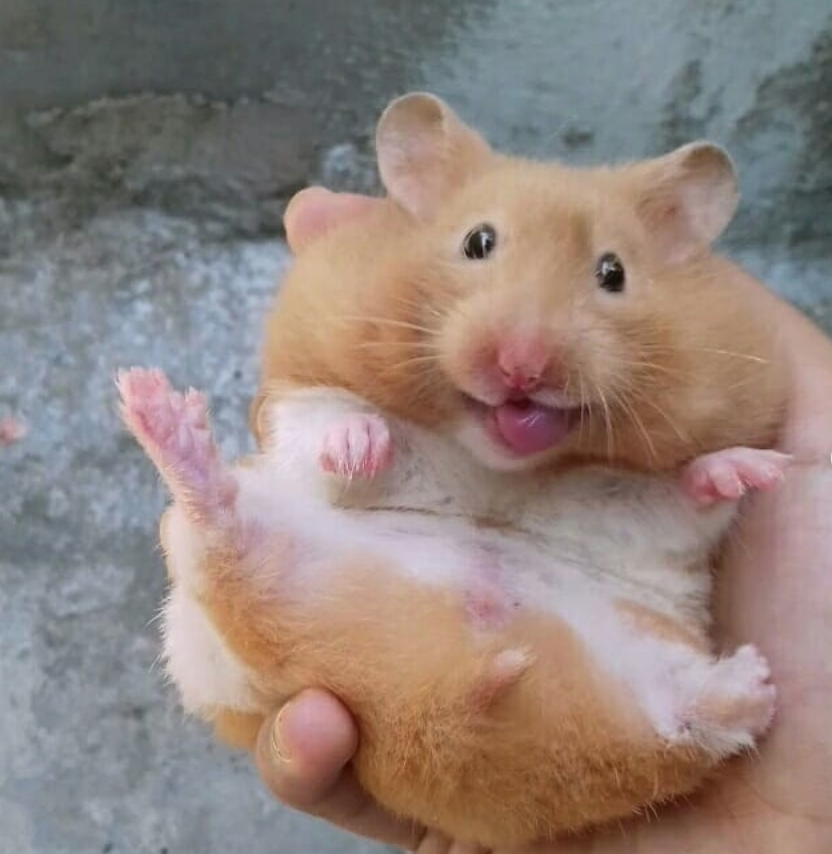
//> input picture imgs/src.png, 832 x 854 px
$ ./main   (built with g++ and OpenCV 4)
//> lines starting //> are read from the running program, lines starting //| are printed output that depends on the picture; after the words box and inside, x2 and y2 are one past the last pixel; in counts of white or black regions, pixels touching at a corner belong together
### libs/imageUtil.h
#include <windows.h>
#include <ppl.h>
#include <vector>
#include "opencv2/opencv.hpp"

#ifdef IMAGE_UTIL_DLL_EXPORT
#define IMAGE_UTIL_DLL __declspec(dllexport)
#else
#ifdef IMAGE_UTIL_STATIC
#define IMAGE_UTIL_DLL
#else
#define IMAGE_UTIL_DLL __declspec(dllimport)
#endif
#endif


#define OPENCV_VERSION CVAUX_STR(CV_VERSION_MAJOR)"" CVAUX_STR(CV_VERSION_MINOR)"" CVAUX_STR(CV_VERSION_REVISION)
#ifdef _DEBUG
#pragma comment(lib, "opencv_world" OPENCV_VERSION "d.lib")
#else
#pragma comment(lib, "opencv_world" OPENCV_VERSION ".lib")
#endif

#define EXCEPT_WHITE							RGB(255,255,255)
#define EXCEPT_RED								RGB(255,0,0)
#define EXCEPT_GREEN							RGB(0,255,0)
#define EXCEPT_BLUE								RGB(0,0,255)


#define IMAGE_EMPTY								(INT)-1
#define IMAGE_SIZE_ERROR						(INT)-2
#define IMAGE_SEARCH_INTERNAL_EXCEPTION			(INT)-3
#define IMAGE_SIZE_MISMATCH

namespace image
{
	IMAGE_UTIL_DLL cv::Mat hWndToMat(HWND hWnd, INT x = 0, INT y = 0, INT nWidth = 0, INT nHeigh = 0);
	IMAGE_UTIL_DLL COLORREF mGetPixel(cv::Mat& Image, UINT x, UINT y, INT nChannels);
	IMAGE_UTIL_DLL VOID mSetPixel(cv::Mat& Image, INT x, INT y, COLORREF Color, INT nChannels);
	IMAGE_UTIL_DLL INT ImageSearchEx(cv::Mat& rSrc, cv::Mat& rTemp, cv::Rect& rRect, COLORREF ExceptColor);
	IMAGE_UTIL_DLL INT ImageSearchEx(cv::Mat& rSrc, cv::Mat& rTemp, std::vector<cv::Rect>& rResultList, COLORREF ExceptColor);
	IMAGE_UTIL_DLL INT ImageSearchEx_Parallel(cv::Mat& rSrc, cv::Mat& rTemp, cv::Rect& rFindRect, COLORREF ExceptColor);
	IMAGE_UTIL_DLL INT ImageSearchEx_Parallel(cv::Mat& rSrc, cv::Mat& rTemp, std::vector<cv::Rect>& rResultList, COLORREF ExceptColor);
	IMAGE_UTIL_DLL INT ImageSearchEx_Parallel(cv::Mat& rSrc, cv::Mat& rTemp, cv::Rect& rResult, FLOAT fRate, COLORREF ExceptColor);
	IMAGE_UTIL_DLL INT ImageSearchEx_Parallel(cv::Mat& rSrc, cv::Mat& rTemp, std::vector<cv::Rect>& rResultList, FLOAT fRate, COLORREF ExceptColor);
}


extern "C" IMAGE_UTIL_DLL INT ImageSearchEx(LPCWSTR src_path, LPCWSTR temp_path, RECT* find, COLORREF except_color);
extern "C" IMAGE_UTIL_DLL INT ImageSearchEx_All(LPCWSTR src_path, LPCWSTR temp_path, RECT* find, UINT find_size, COLORREF except_color);

### libs/imageUtil.cpp
#include <map>
#include "imageUtil.h"


namespace image
{
	// [73 lines left out: function hWndToMat, not called in this run]

	COLORREF mGetPixel(cv::Mat& Image, UINT x, UINT y, INT nChannels)
	{
		BYTE b, g, r;

		//rgb의 역순
		b = Image.data[y * Image.cols * nChannels + x * nChannels + 0];
		g = Image.data[y * Image.cols * nChannels + x * nChannels + 1];
		r = Image.data[y * Image.cols * nChannels + x * nChannels + 2];

		return RGB(r, g, b);
	}
	// [8 lines left out: function mSetPixel, not called in this run]


	INT ImageSearchEx(cv::Mat& rSrc, cv::Mat& rTemp, cv::Rect& rRect, COLORREF ExceptColor)
	{
		if (rSrc.empty() || rTemp.empty())
		{
			return IMAGE_EMPTY;
		}

		//템플릿의 크기가 소스의 크기를 넘는다면
		if (rSrc.cols < rTemp.cols || rSrc.rows < rTemp.rows)
		{
			return IMAGE_SIZE_ERROR;
		}

		INT nWidth = rSrc.cols - rTemp.cols + 1;
		INT nHeight = rSrc.rows - rTemp.rows + 1;
		COLORREF SrcCol, TempCol;
		INT nStartX = 0;
		INT nStartY = 0;
		INT nSrcChannels = rSrc.channels();
		INT nTempChannels = rTemp.channels();

		if (mGetPixel(rTemp, 0, 0, nTempChannels) == ExceptColor)
		{
			for (INT x = 0; x < rTemp.cols; x++)
			{
				for (INT y = 0; y < rTemp.rows; y++)
				{
					if (mGetPixel(rTemp, x, y, nTempChannels) != ExceptColor)
					{
						nStartX = x;
						nStartY = y;
						break;
					}
				}
				if (nStartX != 0 || nStartY != 0)
					break;
			}
		}

		for (INT x = 0; x < nWidth; x++)
		{
			for (INT y = 0; y < nHeight; y++)
			{
				for (INT x2 = nStartX; x2 < rTemp.cols; x2++)
				{
					INT y2 = (x2 == 0 ? nStartY : 0);
					for (; y2 < rTemp.rows; y2++)
					{
						SrcCol = mGetPixel(rSrc, x + x2, y + y2, nSrcChannels);
						TempCol = mGetPixel(rTemp, x2, y2, nTempChannels);
						if (TempCol != ExceptColor && SrcCol != TempCol)
						{
							goto FIND_NEXT;
						}
					}
				}
				rRect = { x, y, rTemp.cols, rTemp.rows };
				return 1;
			FIND_NEXT:;
			}
		}

		return 0;
	}


	INT ImageSearchEx(cv::Mat& rSrc, cv::Mat& rTemp, std::vector<cv::Rect>& rResultList, COLORREF ExceptColor)
	{
		if (rSrc.empty() || rTemp.empty())
		{
			return IMAGE_EMPTY;
		}

		//템플릿의 크기가 소스의 크기를 넘는다면
		if (rSrc.cols < rTemp.cols || rSrc.rows < rTemp.rows)
		{
			return IMAGE_SIZE_ERROR;
		}

		INT nWidth = rSrc.cols - rTemp.cols + 1;
		INT nHeight = rSrc.rows - rTemp.rows + 1;
		COLORREF SrcCol, TempCol;
		INT nFindCount = 0;
		INT nStartX = 0;
		INT nStartY = 0;
		INT nSrcChannels = rSrc.channels();
		INT nTempChannels = rTemp.channels();

		//예외색상이 있는 경우에 시작 위치를 미리 계산
		if (mGetPixel(rTemp, 0, 0, nTempChannels) == ExceptColor)
		{
			for (INT x = 0; x < rTemp.cols; x++)
			{
				for (INT y = 0; y < rTemp.rows; y++)
				{
					if (mGetPixel(rTemp, x, y, nTempChannels) != ExceptColor)
					{
						nStartX = x;
						nStartY = y;
						break;
					}
				}
				if (nStartX != 0 || nStartY != 0)
					break;
			}
		}


		rResultList.clear();

		for (INT x = 0; x < nWidth; x++)
		{
			for (INT y = 0; y < nHeight; y++)
			{
				for (INT x2 = nStartX; x2 < rTemp.cols; x2++)
				{
					INT y2 = (x2 == 0 ? nStartY : 0);
					for (; y2 < rTemp.rows; y2++)
					{
						SrcCol = mGetPixel(rSrc, x + x2, y + y2, nSrcChannels);
						TempCol = mGetPixel(rTemp, x2, y2, nTempChannels);
						if (TempCol != ExceptColor && SrcCol != TempCol)
						{
							goto FIND_NEXT;
						}
					}
				}
				rResultList.push_back({ x, y, rTemp.cols, rTemp.rows });
				nFindCount++;
			FIND_NEXT:;
			}
		}

		return nFindCount;
	}
	// [356 lines left out: functions ImageSearchEx_Parallel, ImageSearchEx_Parallel, ImageSearchEx_Parallel, ImageSearchEx_Parallel, not called in this run]
}

### ImageTest/main.cpp
#include "../libs/imageUtil.h"

void ImageSearchExTest()
{
	cv::Mat src = cv::imread("..\\imgs\\src.png");
//> src is the input picture: 854 rows x 832 cols, CV_8UC3; mean B, G, R 124.3, 130.5, 145.7
	cv::Mat temp = cv::imread("..\\imgs\\temp.png");
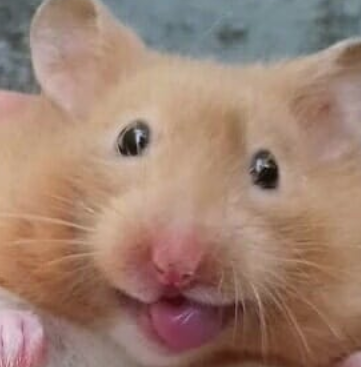
//> input picture imgs/temp.png, 361 x 367 px
//> temp is the input picture: 367 rows x 361 cols, CV_8UC3; mean B, G, R 113.2, 128.3, 157.7

	double t1 = cv::getTickCount();

	cv::Rect find;
	int result = image::ImageSearchEx(src, temp, find, EXCEPT_RED);
//> in mGetPixel, `b = Image.data[y * Image.cols * nChannels + x * nChannels + 0];`: b = 98
//> in mGetPixel, `g = Image.data[y * Image.cols * nChannels + x * nChannels + 1];`: g = 95
//> in mGetPixel, `r = Image.data[y * Image.cols * nChannels + x * nChannels + 2];`: r = 90
//> the loop in ImageSearchEx, `for (INT x = 0; x < nWidth; x++)` made 347 passes
//> SrcCol on passes 1 to 3: 9471097, 9339511, 9405048
//> find = Rect(346, 103, 361, 367); result = 1
	cv::rectangle(src, find, cv::Scalar(0, 255, 0), 2);
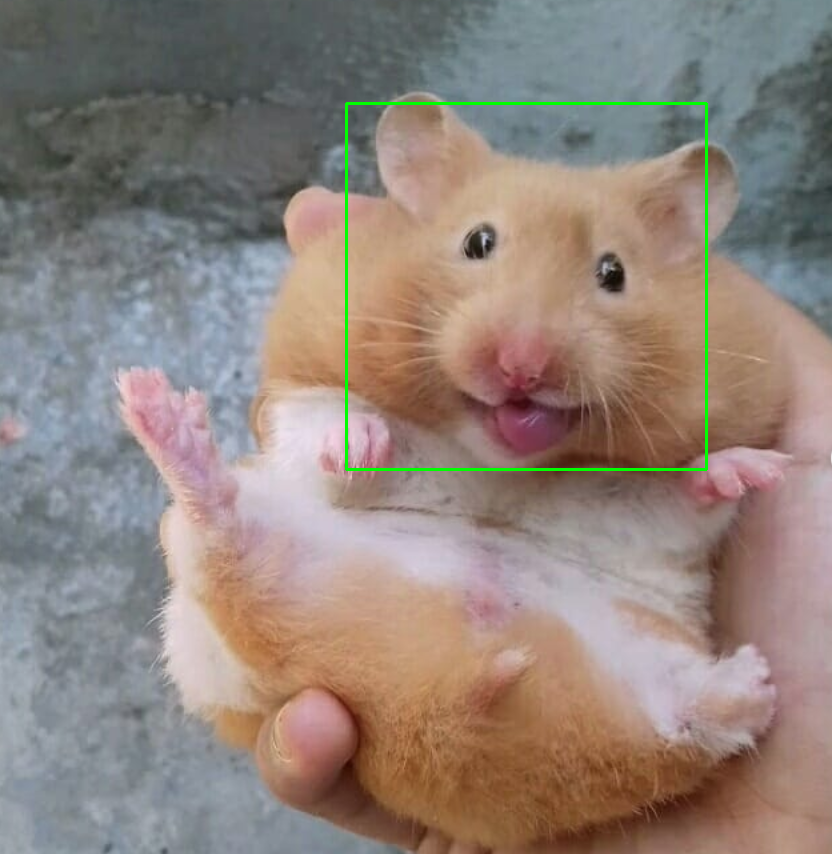
//> src: 854 rows x 832 cols, CV_8UC3; 0.61% of pixels changed, all inside (x1, y1, x2, y2) = (345, 102, 708, 471)

	std::cout << (cv::getTickCount() - t1) / cv::getTickFrequency() << std::endl;

	cv::imshow("view", src);
	cv::waitKey();
	cv::destroyAllWindows();
}

void ImageSearchExAllTest()
{
	cv::Mat src = cv::imread("..\\imgs\\src.png");
	cv::Mat temp = cv::imread("..\\imgs\\temp.png");

	double t1 = cv::getTickCount();

	std::vector<cv::Rect> find;
	int result = image::ImageSearchEx(src, temp, find, EXCEPT_RED);
//> the loop in ImageSearchEx, `for (INT x = 0; x < nWidth; x++)` made 472 passes
//> after the loop in ImageSearchEx, `for (INT x = 0; x < nWidth; x++)`: SrcCol = 7634058; TempCol = 6446938; rResultList = 1 Rect (x, y, width, height): [346, 103, 361, 367]; nFindCount = 1
//> find = 1 Rect (x, y, width, height): [346, 103, 361, 367]; result = 1

	std::cout << (cv::getTickCount() - t1) / cv::getTickFrequency() << std::endl;

	for(int idx = 0; idx < result; idx++)
		cv::rectangle(src, find[idx], cv::Scalar(0, 255, 0), 2);
//> this loop made 1 pass

	cv::imshow("view", src);
	cv::waitKey();
	cv::destroyAllWindows();
}

int main()
{
	ImageSearchExTest();
	ImageSearchExAllTest();

	return 0;
}
